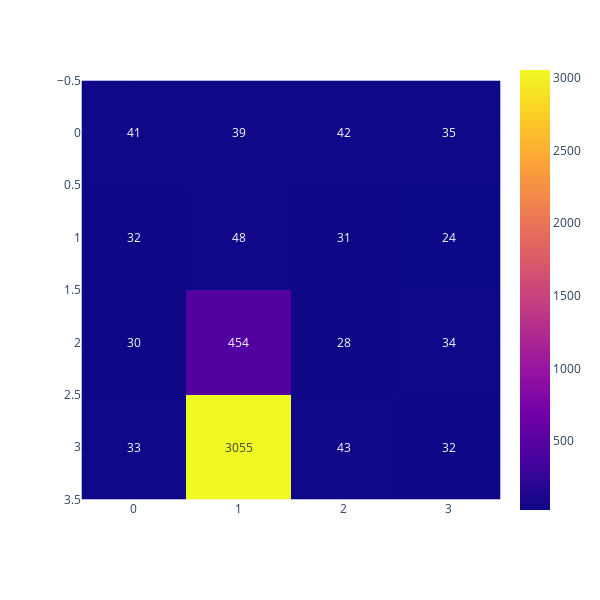

Notebook code for this chart:
### Code cell
px.imshow(exp_agent.get_state_visits(), text_auto=True, width=600, height=600)

### Figure 1 — Plotly figure (JSON) as saved in the notebook; plotly's stock layout.template omitted (floating-point values rounded to 4 significant figures)
{"data": [{"coloraxis": "coloraxis", "hovertemplate": "x: %{x}<br>y: %{y}<br>color: %{z}<extra></extra>", "name": "0", "texttemplate": "%{z}", "type": "heatmap", "xaxis": "x", "yaxis": "y", "z": [[41, 39, 42, 35], [32, 48, 31, 24], [30, 454, 28, 34], [33, 3055, 43, 32]]}], "layout": {"coloraxis": {"colorscale": [[0, "#0d0887"], [0.1111, "#46039f"], [0.2222, "#7201a8"], [0.3333, "#9c179e"], [0.4444, "#bd3786"], [0.5556, "#d8576b"], [0.6667, "#ed7953"], [0.7778, "#fb9f3a"], [0.8889, "#fdca26"], [1, "#f0f921"]]}, "height": 600, "margin": {"t": 60}, "width": 600, "xaxis": {"anchor": "y", "autorange": true, "constrain": "domain", "domain": [0, 1], "range": [-0.5, 3.5], "scaleanchor": "y"}, "yaxis": {"anchor": "x", "autorange": true, "constrain": "domain", "domain": [0.04457, 0.9554], "range": [3.5, -0.5]}}}
